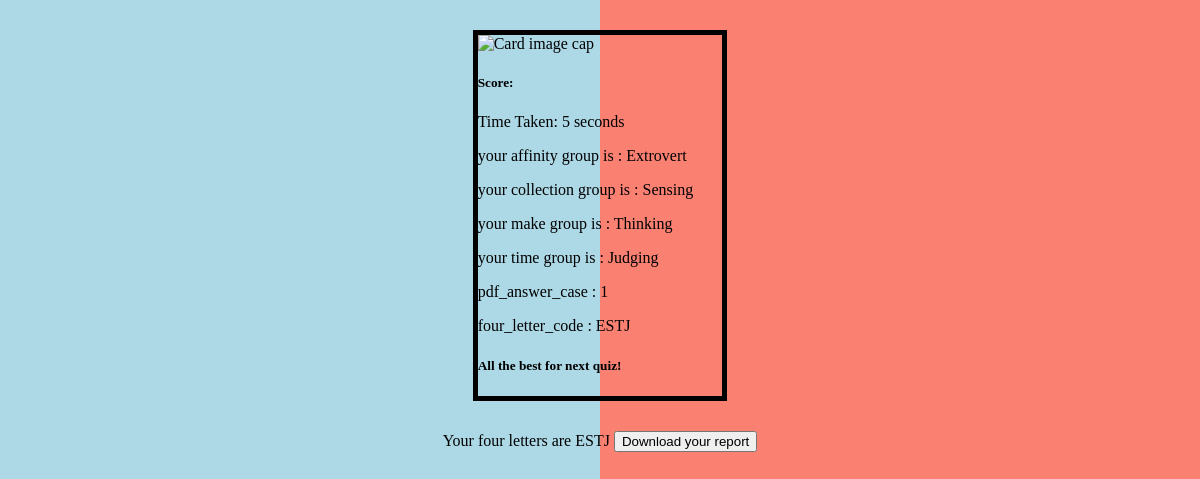
/after_survey_arabic, run on an earlier commit of the app's database.
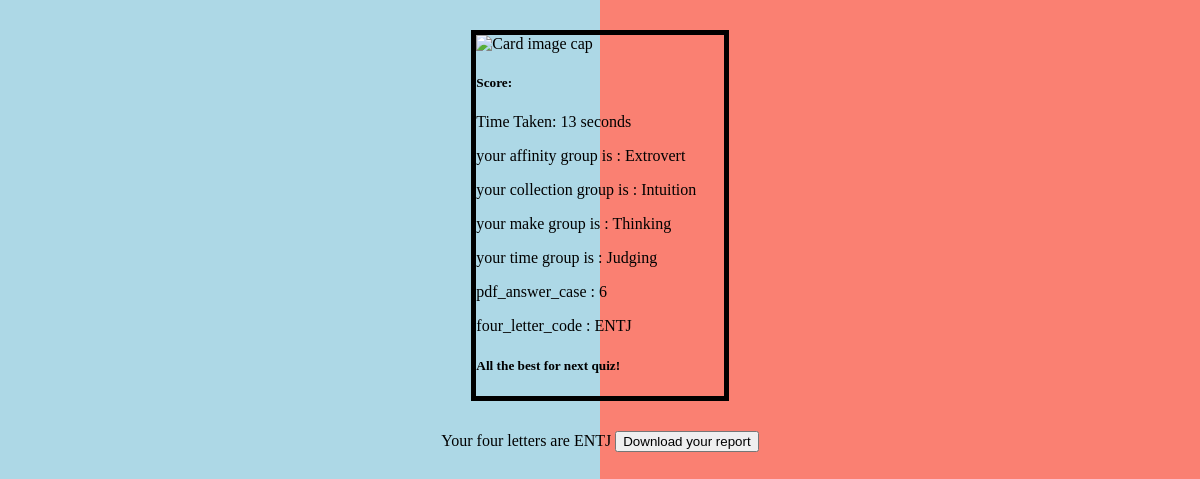
And on a later commit of the database.
### survery_app/models.py (models this page shows)
class result(models.Model):
    id = models.AutoField(primary_key=True)
    time = models.CharField(max_length=500)
    affinity_1 = models.BigIntegerField()
    affinity_2 = models.BigIntegerField()
    affinity_result= models.CharField(max_length=500)
    collection_1 = models.BigIntegerField()
    collection_2 = models.BigIntegerField()
    collection_result = models.CharField(max_length=500)
    make_1 = models.BigIntegerField()
    make_2 = models.BigIntegerField()
    make_result = models.CharField(max_length=500)
    time_1 = models.BigIntegerField()
    time_2 = models.BigIntegerField()
    time_result = models.CharField(max_length=500)
    pdf_answer_case = models.BigIntegerField()
    user_name = models.CharField(max_length=500)
    user_email = models.CharField(max_length=500)
    user_phone = models.CharField(max_length=500)
    four_letter_code  = models.CharField(max_length=500)
    pdf_free = models.CharField(max_length=500)
    pdf_paid = models.CharField(max_length=500)

### survery_app/views.py (the view)
# urls.py: path('after_survey_arabic', views.after_survey_arabic, name='after_survey_arabic'),
def after_survey_arabic(request ):
   if request.method == 'POST':
        return redirect('download_report_page')
   if request.method == 'GET':
    r = result.objects.latest('id')
    four_letter_code = ""
    if r.collection_result[0] == "S":
      four_letter_code = four_letter_code + r.affinity_result[0] + r.collection_result[0] + r.make_result[0] + r.time_result[0]
    if r.collection_result[0] == "I":
        four_letter_code = four_letter_code + r.affinity_result[0] + "N" + r.make_result[0] + r.time_result[0]
    r.four_letter_code = four_letter_code
    r.save()
    pdf_free = ""
    pdf_free = pdf_free + four_letter_code + "_Free.pdf"
    r.pdf_free = pdf_free
    pdf_paid = ""
    pdf_paid = pdf_paid + four_letter_code + "_Full.pdf"
    r.pdf_paid = pdf_paid
    r.save()
    context = {
                'time': r.time,
                'affinity_1': r.affinity_1 ,
                'affinity_2':r.affinity_2,
                'affinity_result':r.affinity_result,
                'collection_1' :r.collection_1,
                'collection_2' :r.collection_2,
                'collection_result':r.collection_result,
                'make_1' :r.make_1,
                'make_2':r.make_2,
                'make_result':r.make_result,
                'time_1':r.time_1,
                'time_2':r.time_2,
                'time_result':r.time_result,
                'pdf_answer_case':r.pdf_answer_case,
                'four_letter_code': four_letter_code
                  }
    return render(request, "after_survey_arabic.html" , context)

### survery_app/templates/after_survey_arabic.html (shortened to what this page needs)
{% load static %}
<link rel="stylesheet" href="{% static 'base.css' %}">
<body>
<div class="container ">
    <div class="card-columns" style="padding: 10px; margin: 20px;">
        <div class="card" align="centre " style="width: align-self: unset;; border:5px black solid">
            <img class="card-img-top" src="http://kmit.in/emagazine/wp-content/uploads/2018/02/karnataka-results.jpg" alt="Card image cap">
            <div class="card-body">
                <h5 class="card-title">Score: {{score}}</h5>
                <p class="card-text">Time Taken: {{time}} seconds</p>
                <p class="card-text"> your affinity group is : {{affinity_result}}</p>
                <p class="card-text"> your collection group is : {{collection_result}}</p>
                <p class="card-text"> your make group is : {{make_result}}</p>
                <p class="card-text"> your time group is : {{time_result}}</p>
                <p class="card-text"> pdf_answer_case : {{pdf_answer_case}}</p>
                <p class="card-text"> four_letter_code : {{four_letter_code}}</p>
                <h5>All the best for next quiz!</h5>
            </div>
        </div>
    </div>
</div>
<form method='post' action=''">
    Your four letters are {{four_letter_code}}
    <button type="submit" class="btn btn-primary"> Download your report </button>
</form>
</body>

What changed in the data, as far as the page shows it:
no longer on this page (row unchanged): result: affinity_result "Extrovert", collection_result "Sensing", make_result "Thinking", time_result "Judging", four_letter_code "ESTJ"
added result: time "13", affinity_result "Extrovert", collection_result "Intuition", make_result "Thinking", time_result "Judging", four_letter_code "ENTJ"
Also different on the page:
{{ pdf_answer_case }}: "1" → "6"
{{ time }}: "5" → (not shown)
